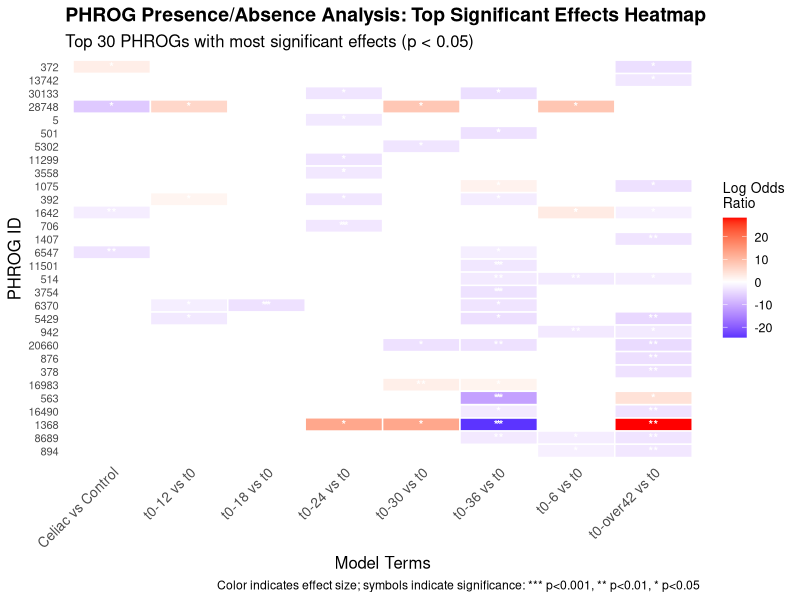
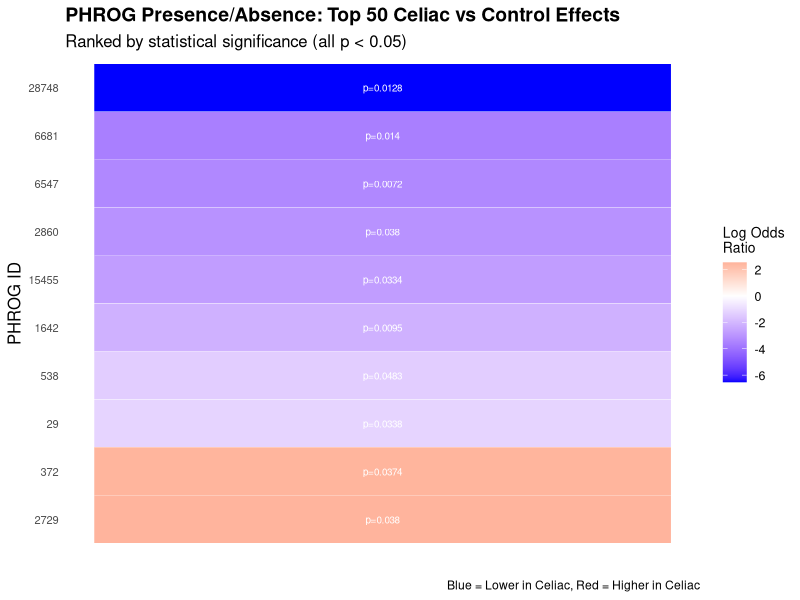

Write the R code that produced these figures, in order.
# Create PHROG Analysis Heatmap
library(dplyr)
library(ggplot2)
library(readr)
library(tidyr)
library(viridis)

# Read the PHROG analysis results
total_logit <- read.csv("../Orf_Contig_Phrog_compositional/phrog_results/total_PA_glmmTMB_logit_results.csv")

cat("Creating PHROG analysis heatmap...\n")

# Focus on significant results for main effects
sig_results <- total_logit %>%
  filter(p.value < 0.05) %>%
  filter(!is.na(p.value)) %>%
  filter(grepl("Dx.StatusCELIAC|onset_timeline", term)) %>%
  select(phrog_id, term, estimate, p.value) %>%
  # Get top 30 most significant PHROGs by minimum p-value per PHROG
  group_by(phrog_id) %>%
  mutate(min_p = min(p.value)) %>%
  ungroup() %>%
  filter(phrog_id %in% (filter(., min_p <= sort(unique(min_p))[30]) %>% pull(phrog_id) %>% unique()))

cat("Selected", length(unique(sig_results$phrog_id)), "top significant PHROGs\n")
cat("Covering", length(unique(sig_results$term)), "model terms\n")

# Clean up term names for better display
sig_results$term_clean <- case_when(
  sig_results$term == "Dx.StatusCELIAC" ~ "Celiac vs Control",
  grepl("onset_timeline_combinedt0-6", sig_results$term) ~ "t0-6 vs t0",
  grepl("onset_timeline_combinedt0-12", sig_results$term) ~ "t0-12 vs t0", 
  grepl("onset_timeline_combinedt0-18", sig_results$term) ~ "t0-18 vs t0",
  grepl("onset_timeline_combinedt0-24", sig_results$term) ~ "t0-24 vs t0",
  grepl("onset_timeline_combinedt0-30", sig_results$term) ~ "t0-30 vs t0",
  grepl("onset_timeline_combinedt0-36", sig_results$term) ~ "t0-36 vs t0",
  grepl("onset_timeline_combinedt0-over42", sig_results$term) ~ "t0-over42 vs t0",
  TRUE ~ sig_results$term
)

# Create significance indicator
sig_results$significance <- case_when(
  sig_results$p.value < 0.001 ~ "***",
  sig_results$p.value < 0.01 ~ "**", 
  sig_results$p.value < 0.05 ~ "*",
  TRUE ~ ""
)

# Create the heatmap
p_heatmap <- ggplot(sig_results, aes(x = term_clean, y = reorder(phrog_id, min_p), fill = estimate)) +
  geom_tile(color = "white", size = 0.5) +
  geom_text(aes(label = significance), color = "white", size = 3, fontface = "bold") +
  scale_fill_gradient2(low = "blue", mid = "white", high = "red", midpoint = 0,
                      name = "Log Odds\nRatio") +
  labs(title = "PHROG Presence/Absence Analysis: Top Significant Effects Heatmap",
       subtitle = paste("Top", length(unique(sig_results$phrog_id)), "PHROGs with most significant effects (p < 0.05)"),
       x = "Model Terms",
       y = "PHROG ID",
       caption = "Color indicates effect size; symbols indicate significance: *** p<0.001, ** p<0.01, * p<0.05") +
  theme_minimal() +
  theme(
    plot.title = element_text(size = 14, face = "bold"),
    plot.subtitle = element_text(size = 12),
    axis.title = element_text(size = 12),
    axis.text.x = element_text(angle = 45, hjust = 1, size = 10),
    axis.text.y = element_text(size = 8),
    legend.title = element_text(size = 10),
    legend.text = element_text(size = 9),
    panel.grid = element_blank()
  )

ggsave("../Orf_Contig_Phrog_compositional/phrog_figures/PHROG_PA_heatmap_top_significant.pdf", 
       p_heatmap, width = 12, height = 16)

# Create a focused heatmap just for Dx.Status effects
dx_effects <- total_logit %>%
  filter(term == "Dx.StatusCELIAC") %>%
  filter(p.value < 0.05) %>%
  filter(!is.na(p.value)) %>%
  arrange(p.value) %>%
  head(50)  # Top 50 most significant

p_dx_heatmap <- ggplot(dx_effects, aes(x = 1, y = reorder(phrog_id, -estimate), fill = estimate)) +
  geom_tile(color = "white", width = 0.8) +
  geom_text(aes(label = paste0("p=", round(p.value, 4))), size = 2.5, color = "white") +
  scale_fill_gradient2(low = "blue", mid = "white", high = "red", midpoint = 0,
                      name = "Log Odds\nRatio") +
  labs(title = "PHROG Presence/Absence: Top 50 Celiac vs Control Effects",
       subtitle = "Ranked by statistical significance (all p < 0.05)",
       x = "",
       y = "PHROG ID",
       caption = "Blue = Lower in Celiac, Red = Higher in Celiac") +
  theme_minimal() +
  theme(
    plot.title = element_text(size = 14, face = "bold"),
    plot.subtitle = element_text(size = 12),
    axis.title = element_text(size = 12),
    axis.text.x = element_blank(),
    axis.text.y = element_text(size = 8),
    axis.ticks.x = element_blank(),
    legend.title = element_text(size = 10),
    legend.text = element_text(size = 9),
    panel.grid = element_blank()
  )

ggsave("../Orf_Contig_Phrog_compositional/phrog_figures/PHROG_PA_dx_status_top50_heatmap.pdf", 
       p_dx_heatmap, width = 8, height = 16)

cat("Created additional heatmap figures:\n")
cat("9. PHROG_PA_heatmap_top_significant.pdf\n")
cat("10. PHROG_PA_dx_status_top50_heatmap.pdf\n")
cat("All figures saved to ../Orf_Contig_Phrog_compositional/phrog_figures/\n")
